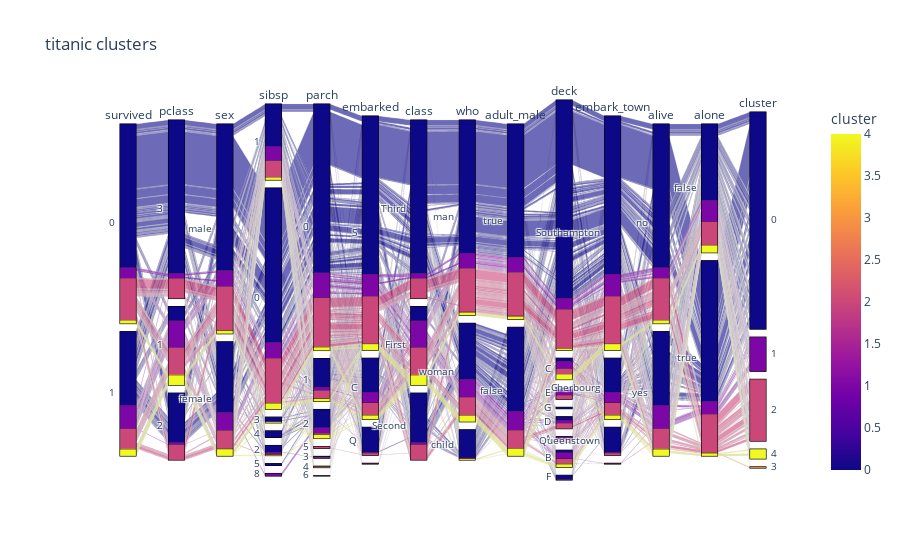

Notebook code cell kept with this figure:
### Code cell
fig =px.parallel_categories(df, color='cluster', title='titanic clusters')
fig.show()

### Figure 1 — Plotly figure (JSON) as saved in the notebook; plotly's stock layout.template omitted (floating-point values rounded to 4 significant figures; data arrays with more than 128 entries replaced by an {"elided": "..."} marker saying what was removed)
{"data": [{"dimensions": [{"label": "survived", "values": {"elided": "891 int values"}}, {"label": "pclass", "values": {"elided": "891 int values"}}, {"label": "sex", "values": {"elided": "891 str values"}}, {"label": "sibsp", "values": {"elided": "891 int values"}}, {"label": "parch", "values": {"elided": "891 int values"}}, {"label": "embarked", "values": {"elided": "891 str values"}}, {"label": "class", "values": {"elided": "891 str values"}}, {"label": "who", "values": {"elided": "891 str values"}}, {"label": "adult_male", "values": {"elided": "891 bool values"}}, {"label": "deck", "values": {"elided": "891 str values"}}, {"label": "embark_town", "values": {"elided": "891 str values"}}, {"label": "alive", "values": {"elided": "891 str values"}}, {"label": "alone", "values": {"elided": "891 bool values"}}, {"label": "cluster", "values": {"elided": "891 int values"}}], "domain": {"x": [0, 1], "y": [0, 1]}, "line": {"color": {"elided": "891 int values"}, "coloraxis": "coloraxis"}, "name": "", "type": "parcats"}], "layout": {"coloraxis": {"colorbar": {"title": {"text": "cluster"}}, "colorscale": [[0, "#0d0887"], [0.1111, "#46039f"], [0.2222, "#7201a8"], [0.3333, "#9c179e"], [0.4444, "#bd3786"], [0.5556, "#d8576b"], [0.6667, "#ed7953"], [0.7778, "#fb9f3a"], [0.8889, "#fdca26"], [1, "#f0f921"]]}, "legend": {"tracegroupgap": 0}, "title": {"text": "titanic clusters"}}}
